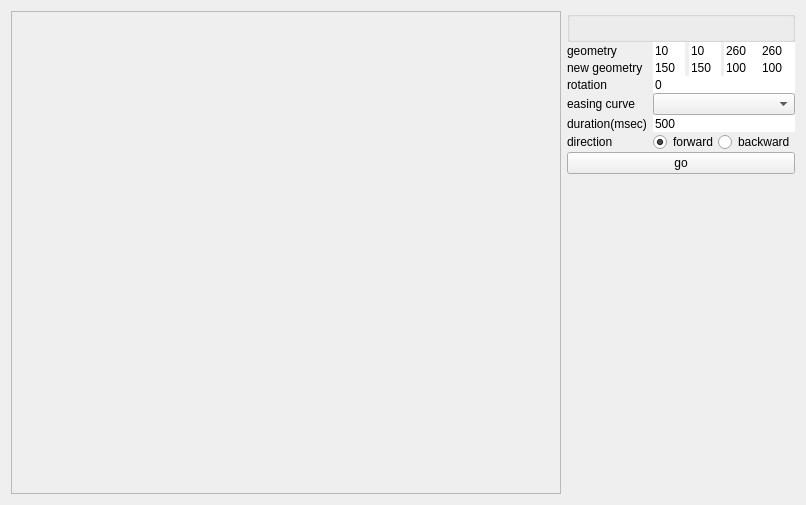
<?xml version="1.0" encoding="UTF-8"?>
<ui version="4.0">
 <class>Form</class>
 <widget class="QWidget" name="Form">
  <property name="geometry">
   <rect>
    <x>0</x>
    <y>0</y>
    <width>806</width>
    <height>505</height>
   </rect>
  </property>
  <layout class="QHBoxLayout" name="horizontalLayout_4">
   <item>
    <widget class="QScrollArea" name="scrollArea">
     <property name="styleSheet">
      <string notr="true">QScrollArea &gt; QWidget &gt; QWidget {
	background-color: qlineargradient(spread:pad, x1:0, y1:1, x2:0, y2:0, stop:0 rgba(55, 71, 79, 255), stop:0.5 rgba(38, 50, 56, 255), stop:1 rgba(34, 42, 48, 255));
}</string>
     </property>
     <property name="widgetResizable">
      <bool>true</bool>
     </property>
     <widget class="QWidget" name="scrollAreaWidgetContents">
      <property name="geometry">
       <rect>
        <x>0</x>
        <y>0</y>
        <width>510</width>
        <height>485</height>
       </rect>
      </property>
      <widget class="RotatedWidget" name="destinationTargetPreview">
       <property name="geometry">
        <rect>
         <x>170</x>
         <y>187</y>
         <width>241</width>
         <height>251</height>
        </rect>
       </property>
       <property name="styleSheet">
        <string notr="true">EntityWidget {
    
	border-image: url(:/logoUP.png);
}</string>
       </property>
       <property name="opacity">
        <double>0.300000000000000</double>
       </property>
       <property name="blending">
        <enum>E::Overlay</enum>
       </property>
       <property name="respondable">
        <bool>false</bool>
       </property>
      </widget>
      <widget class="RotatedWidget" name="target">
       <property name="geometry">
        <rect>
         <x>20</x>
         <y>10</y>
         <width>241</width>
         <height>251</height>
        </rect>
       </property>
       <property name="styleSheet">
        <string notr="true">EntityWidget {
    
	border-image: url(:/logoUP.png);
}</string>
       </property>
       <property name="respondable">
        <bool>false</bool>
       </property>
      </widget>
     </widget>
    </widget>
   </item>
   <item>
    <layout class="QFormLayout" name="formLayout">
     <property name="fieldGrowthPolicy">
      <enum>QFormLayout::AllNonFixedFieldsGrow</enum>
     </property>
     <property name="rowWrapPolicy">
      <enum>QFormLayout::DontWrapRows</enum>
     </property>
     <property name="verticalSpacing">
      <number>0</number>
     </property>
     <item row="1" column="0">
      <widget class="QLabel" name="posLabel">
       <property name="minimumSize">
        <size>
         <width>60</width>
         <height>0</height>
        </size>
       </property>
       <property name="text">
        <string>geometry</string>
       </property>
      </widget>
     </item>
     <item row="1" column="1">
      <layout class="QHBoxLayout" name="horizontalLayout" stretch="0,0,0,0">
       <property name="spacing">
        <number>0</number>
       </property>
       <item alignment="Qt::AlignLeft">
        <widget class="QSpinBox" name="curr_x">
         <property name="frame">
          <bool>false</bool>
         </property>
         <property name="readOnly">
          <bool>true</bool>
         </property>
         <property name="buttonSymbols">
          <enum>QAbstractSpinBox::NoButtons</enum>
         </property>
         <property name="minimum">
          <number>-200</number>
         </property>
         <property name="maximum">
          <number>1000</number>
         </property>
         <property name="value">
          <number>10</number>
         </property>
        </widget>
       </item>
       <item alignment="Qt::AlignLeft">
        <widget class="QSpinBox" name="curr_y">
         <property name="frame">
          <bool>false</bool>
         </property>
         <property name="readOnly">
          <bool>true</bool>
         </property>
         <property name="buttonSymbols">
          <enum>QAbstractSpinBox::NoButtons</enum>
         </property>
         <property name="minimum">
          <number>-200</number>
         </property>
         <property name="maximum">
          <number>1000</number>
         </property>
         <property name="value">
          <number>10</number>
         </property>
        </widget>
       </item>
       <item>
        <widget class="QSpinBox" name="curr_w">
         <property name="frame">
          <bool>false</bool>
         </property>
         <property name="readOnly">
          <bool>true</bool>
         </property>
         <property name="buttonSymbols">
          <enum>QAbstractSpinBox::NoButtons</enum>
         </property>
         <property name="minimum">
          <number>1</number>
         </property>
         <property name="maximum">
          <number>9999</number>
         </property>
         <property name="value">
          <number>260</number>
         </property>
        </widget>
       </item>
       <item>
        <widget class="QSpinBox" name="curr_h">
         <property name="frame">
          <bool>false</bool>
         </property>
         <property name="readOnly">
          <bool>true</bool>
         </property>
         <property name="buttonSymbols">
          <enum>QAbstractSpinBox::NoButtons</enum>
         </property>
         <property name="minimum">
          <number>1</number>
         </property>
         <property name="maximum">
          <number>9999</number>
         </property>
         <property name="value">
          <number>260</number>
         </property>
        </widget>
       </item>
      </layout>
     </item>
     <item row="2" column="0">
      <widget class="QLabel" name="posLabel_2">
       <property name="text">
        <string>new geometry</string>
       </property>
      </widget>
     </item>
     <item row="2" column="1">
      <layout class="QHBoxLayout" name="horizontalLayout_2" stretch="0,0,0,0">
       <property name="spacing">
        <number>0</number>
       </property>
       <item alignment="Qt::AlignLeft">
        <widget class="QSpinBox" name="dest_x">
         <property name="frame">
          <bool>false</bool>
         </property>
         <property name="buttonSymbols">
          <enum>QAbstractSpinBox::NoButtons</enum>
         </property>
         <property name="minimum">
          <number>-200</number>
         </property>
         <property name="maximum">
          <number>1000</number>
         </property>
         <property name="value">
          <number>150</number>
         </property>
        </widget>
       </item>
       <item alignment="Qt::AlignLeft">
        <widget class="QSpinBox" name="dest_y">
         <property name="frame">
          <bool>false</bool>
         </property>
         <property name="buttonSymbols">
          <enum>QAbstractSpinBox::NoButtons</enum>
         </property>
         <property name="minimum">
          <number>-200</number>
         </property>
         <property name="maximum">
          <number>1000</number>
         </property>
         <property name="value">
          <number>150</number>
         </property>
        </widget>
       </item>
       <item>
        <widget class="QSpinBox" name="dest_w">
         <property name="frame">
          <bool>false</bool>
         </property>
         <property name="buttonSymbols">
          <enum>QAbstractSpinBox::NoButtons</enum>
         </property>
         <property name="minimum">
          <number>1</number>
         </property>
         <property name="maximum">
          <number>9999</number>
         </property>
         <property name="value">
          <number>100</number>
         </property>
        </widget>
       </item>
       <item>
        <widget class="QSpinBox" name="dest_h">
         <property name="frame">
          <bool>false</bool>
         </property>
         <property name="buttonSymbols">
          <enum>QAbstractSpinBox::NoButtons</enum>
         </property>
         <property name="minimum">
          <number>1</number>
         </property>
         <property name="maximum">
          <number>9999</number>
         </property>
         <property name="value">
          <number>100</number>
         </property>
        </widget>
       </item>
      </layout>
     </item>
     <item row="0" column="0" colspan="2">
      <widget class="QGroupBox" name="groupBox">
       <property name="minimumSize">
        <size>
         <width>0</width>
         <height>24</height>
        </size>
       </property>
       <property name="title">
        <string/>
       </property>
      </widget>
     </item>
     <item row="7" column="0" colspan="2">
      <widget class="QPushButton" name="btn_go">
       <property name="text">
        <string>go</string>
       </property>
      </widget>
     </item>
     <item row="4" column="1">
      <widget class="EasingCurveComboBox" name="easingcurvecombobox"/>
     </item>
     <item row="4" column="0">
      <widget class="QLabel" name="posLabel_3">
       <property name="text">
        <string>easing curve</string>
       </property>
      </widget>
     </item>
     <item row="5" column="1">
      <widget class="QSpinBox" name="input_duration">
       <property name="frame">
        <bool>false</bool>
       </property>
       <property name="buttonSymbols">
        <enum>QAbstractSpinBox::NoButtons</enum>
       </property>
       <property name="minimum">
        <number>20</number>
       </property>
       <property name="maximum">
        <number>2500</number>
       </property>
       <property name="value">
        <number>500</number>
       </property>
      </widget>
     </item>
     <item row="5" column="0">
      <widget class="QLabel" name="posLabel_4">
       <property name="text">
        <string>duration(msec)</string>
       </property>
      </widget>
     </item>
     <item row="6" column="0">
      <widget class="QLabel" name="posLabel_5">
       <property name="text">
        <string>direction</string>
       </property>
      </widget>
     </item>
     <item row="6" column="1">
      <layout class="QHBoxLayout" name="horizontalLayout_3">
       <item>
        <widget class="QRadioButton" name="bttn_forward">
         <property name="text">
          <string>forward</string>
         </property>
         <property name="checked">
          <bool>true</bool>
         </property>
         <attribute name="buttonGroup">
          <string notr="true">buttonGroup</string>
         </attribute>
        </widget>
       </item>
       <item>
        <widget class="QRadioButton" name="bttn_backward">
         <property name="text">
          <string>backward</string>
         </property>
         <attribute name="buttonGroup">
          <string notr="true">buttonGroup</string>
         </attribute>
        </widget>
       </item>
      </layout>
     </item>
     <item row="3" column="0">
      <widget class="QLabel" name="posLabel_6">
       <property name="text">
        <string>rotation</string>
       </property>
      </widget>
     </item>
     <item row="3" column="1">
      <widget class="QSpinBox" name="input_rotation">
       <property name="frame">
        <bool>false</bool>
       </property>
       <property name="buttonSymbols">
        <enum>QAbstractSpinBox::NoButtons</enum>
       </property>
       <property name="minimum">
        <number>-1</number>
       </property>
       <property name="maximum">
        <number>360</number>
       </property>
       <property name="value">
        <number>0</number>
       </property>
      </widget>
     </item>
    </layout>
   </item>
  </layout>
 </widget>
 <customwidgets>
  <customwidget>
   <class>EntityWidget</class>
   <extends>QWidget</extends>
   <header>plugins.h</header>
   <container>1</container>
  </customwidget>
  <customwidget>
   <class>EasingCurveComboBox</class>
   <extends>QComboBox</extends>
   <header>plugins.h</header>
  </customwidget>
  <customwidget>
   <class>RotatedWidget</class>
   <extends>EntityWidget</extends>
   <header>animation/rotatedwidget.h</header>
   <container>1</container>
  </customwidget>
 </customwidgets>
 <resources>
  <include location="../../poker_client/data/resources.qrc"/>
 </resources>
 <connections/>
 <buttongroups>
  <buttongroup name="buttonGroup"/>
 </buttongroups>
</ui>
